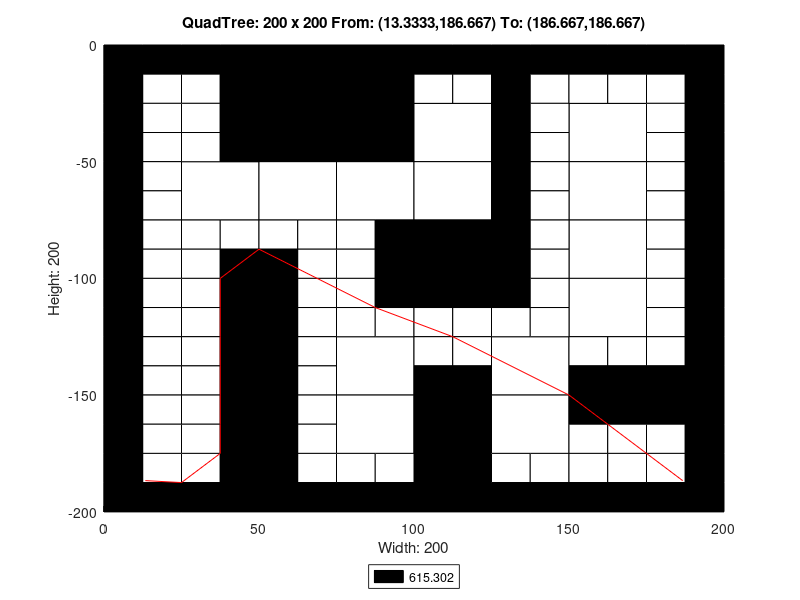

MATLAB code to generate this figure:
axis([0 200 -200 0]);
title('QuadTree: 200 x 200 From: (13.3333,186.667) To: (186.667,186.667)');
xlabel('Width: 200');
ylabel('Height: 200');
rectangle('Position',[50 -50 50 50], 'FaceColor',[0 0 0]);
rectangle('Position',[25 -75 25 25], 'FaceColor',[1 1 1]);
rectangle('Position',[50 -75 25 25], 'FaceColor',[1 1 1]);
rectangle('Position',[75 -75 25 25], 'FaceColor',[1 1 1]);
rectangle('Position',[100 -50 25 25], 'FaceColor',[1 1 1]);
rectangle('Position',[150 -50 25 25], 'FaceColor',[1 1 1]);
rectangle('Position',[100 -75 25 25], 'FaceColor',[1 1 1]);
rectangle('Position',[100 -100 25 25], 'FaceColor',[0 0 0]);
rectangle('Position',[150 -75 25 25], 'FaceColor',[1 1 1]);
rectangle('Position',[150 -100 25 25], 'FaceColor',[1 1 1]);
rectangle('Position',[75 -150 25 25], 'FaceColor',[1 1 1]);
rectangle('Position',[75 -175 25 25], 'FaceColor',[1 1 1]);
rectangle('Position',[125 -150 25 25], 'FaceColor',[1 1 1]);
rectangle('Position',[150 -125 25 25], 'FaceColor',[1 1 1]);
rectangle('Position',[100 -175 25 25], 'FaceColor',[0 0 0]);
rectangle('Position',[125 -175 25 25], 'FaceColor',[1 1 1]);
rectangle('Position',[100 -200 25 25], 'FaceColor',[0 0 0]);
rectangle('Position',[0 -12.5 12.5 12.5], 'FaceColor',[0 0 0]);
rectangle('Position',[12.5 -12.5 12.5 12.5], 'FaceColor',[0 0 0]);
rectangle('Position',[0 -25 12.5 12.5], 'FaceColor',[0 0 0]);
rectangle('Position',[12.5 -25 12.5 12.5], 'FaceColor',[1 1 1]);
rectangle('Position',[25 -12.5 12.5 12.5], 'FaceColor',[0 0 0]);
rectangle('Position',[37.5 -12.5 12.5 12.5], 'FaceColor',[0 0 0]);
rectangle('Position',[25 -25 12.5 12.5], 'FaceColor',[1 1 1]);
rectangle('Position',[37.5 -25 12.5 12.5], 'FaceColor',[0 0 0]);
rectangle('Position',[0 -37.5 12.5 12.5], 'FaceColor',[0 0 0]);
rectangle('Position',[12.5 -37.5 12.5 12.5], 'FaceColor',[1 1 1]);
rectangle('Position',[0 -50 12.5 12.5], 'FaceColor',[0 0 0]);
rectangle('Position',[12.5 -50 12.5 12.5], 'FaceColor',[1 1 1]);
rectangle('Position',[25 -37.5 12.5 12.5], 'FaceColor',[1 1 1]);
rectangle('Position',[37.5 -37.5 12.5 12.5], 'FaceColor',[0 0 0]);
rectangle('Position',[25 -50 12.5 12.5], 'FaceColor',[1 1 1]);
rectangle('Position',[37.5 -50 12.5 12.5], 'FaceColor',[0 0 0]);
rectangle('Position',[0 -62.5 12.5 12.5], 'FaceColor',[0 0 0]);
rectangle('Position',[12.5 -62.5 12.5 12.5], 'FaceColor',[1 1 1]);
rectangle('Position',[0 -75 12.5 12.5], 'FaceColor',[0 0 0]);
rectangle('Position',[12.5 -75 12.5 12.5], 'FaceColor',[1 1 1]);
rectangle('Position',[0 -87.5 12.5 12.5], 'FaceColor',[0 0 0]);
rectangle('Position',[12.5 -87.5 12.5 12.5], 'FaceColor',[1 1 1]);
rectangle('Position',[0 -100 12.5 12.5], 'FaceColor',[0 0 0]);
rectangle('Position',[12.5 -100 12.5 12.5], 'FaceColor',[1 1 1]);
rectangle('Position',[25 -87.5 12.5 12.5], 'FaceColor',[1 1 1]);
rectangle('Position',[37.5 -87.5 12.5 12.5], 'FaceColor',[1 1 1]);
rectangle('Position',[25 -100 12.5 12.5], 'FaceColor',[1 1 1]);
rectangle('Position',[37.5 -100 12.5 12.5], 'FaceColor',[0 0 0]);
rectangle('Position',[50 -87.5 12.5 12.5], 'FaceColor',[1 1 1]);
rectangle('Position',[62.5 -87.5 12.5 12.5], 'FaceColor',[1 1 1]);
rectangle('Position',[50 -100 12.5 12.5], 'FaceColor',[0 0 0]);
rectangle('Position',[62.5 -100 12.5 12.5], 'FaceColor',[1 1 1]);
rectangle('Position',[75 -87.5 12.5 12.5], 'FaceColor',[1 1 1]);
rectangle('Position',[87.5 -87.5 12.5 12.5], 'FaceColor',[0 0 0]);
rectangle('Position',[75 -100 12.5 12.5], 'FaceColor',[1 1 1]);
rectangle('Position',[87.5 -100 12.5 12.5], 'FaceColor',[0 0 0]);
rectangle('Position',[100 -12.5 12.5 12.5], 'FaceColor',[0 0 0]);
rectangle('Position',[112.5 -12.5 12.5 12.5], 'FaceColor',[0 0 0]);
rectangle('Position',[100 -25 12.5 12.5], 'FaceColor',[1 1 1]);
rectangle('Position',[112.5 -25 12.5 12.5], 'FaceColor',[1 1 1]);
rectangle('Position',[125 -12.5 12.5 12.5], 'FaceColor',[0 0 0]);
rectangle('Position',[137.5 -12.5 12.5 12.5], 'FaceColor',[0 0 0]);
rectangle('Position',[125 -25 12.5 12.5], 'FaceColor',[0 0 0]);
rectangle('Position',[137.5 -25 12.5 12.5], 'FaceColor',[1 1 1]);
rectangle('Position',[125 -37.5 12.5 12.5], 'FaceColor',[0 0 0]);
rectangle('Position',[137.5 -37.5 12.5 12.5], 'FaceColor',[1 1 1]);
rectangle('Position',[125 -50 12.5 12.5], 'FaceColor',[0 0 0]);
rectangle('Position',[137.5 -50 12.5 12.5], 'FaceColor',[1 1 1]);
rectangle('Position',[150 -12.5 12.5 12.5], 'FaceColor',[0 0 0]);
rectangle('Position',[162.5 -12.5 12.5 12.5], 'FaceColor',[0 0 0]);
rectangle('Position',[150 -25 12.5 12.5], 'FaceColor',[1 1 1]);
rectangle('Position',[162.5 -25 12.5 12.5], 'FaceColor',[1 1 1]);
rectangle('Position',[175 -12.5 12.5 12.5], 'FaceColor',[0 0 0]);
rectangle('Position',[187.5 -12.5 12.5 12.5], 'FaceColor',[0 0 0]);
rectangle('Position',[175 -25 12.5 12.5], 'FaceColor',[1 1 1]);
rectangle('Position',[187.5 -25 12.5 12.5], 'FaceColor',[0 0 0]);
rectangle('Position',[175 -37.5 12.5 12.5], 'FaceColor',[1 1 1]);
rectangle('Position',[187.5 -37.5 12.5 12.5], 'FaceColor',[0 0 0]);
rectangle('Position',[175 -50 12.5 12.5], 'FaceColor',[1 1 1]);
rectangle('Position',[187.5 -50 12.5 12.5], 'FaceColor',[0 0 0]);
rectangle('Position',[125 -62.5 12.5 12.5], 'FaceColor',[0 0 0]);
rectangle('Position',[137.5 -62.5 12.5 12.5], 'FaceColor',[1 1 1]);
rectangle('Position',[125 -75 12.5 12.5], 'FaceColor',[0 0 0]);
rectangle('Position',[137.5 -75 12.5 12.5], 'FaceColor',[1 1 1]);
rectangle('Position',[125 -87.5 12.5 12.5], 'FaceColor',[0 0 0]);
rectangle('Position',[137.5 -87.5 12.5 12.5], 'FaceColor',[1 1 1]);
rectangle('Position',[125 -100 12.5 12.5], 'FaceColor',[0 0 0]);
rectangle('Position',[137.5 -100 12.5 12.5], 'FaceColor',[1 1 1]);
rectangle('Position',[175 -62.5 12.5 12.5], 'FaceColor',[1 1 1]);
rectangle('Position',[187.5 -62.5 12.5 12.5], 'FaceColor',[0 0 0]);
rectangle('Position',[175 -75 12.5 12.5], 'FaceColor',[1 1 1]);
rectangle('Position',[187.5 -75 12.5 12.5], 'FaceColor',[0 0 0]);
rectangle('Position',[175 -87.5 12.5 12.5], 'FaceColor',[1 1 1]);
rectangle('Position',[187.5 -87.5 12.5 12.5], 'FaceColor',[0 0 0]);
rectangle('Position',[175 -100 12.5 12.5], 'FaceColor',[1 1 1]);
rectangle('Position',[187.5 -100 12.5 12.5], 'FaceColor',[0 0 0]);
rectangle('Position',[0 -112.5 12.5 12.5], 'FaceColor',[0 0 0]);
rectangle('Position',[12.5 -112.5 12.5 12.5], 'FaceColor',[1 1 1]);
rectangle('Position',[0 -125 12.5 12.5], 'FaceColor',[0 0 0]);
rectangle('Position',[12.5 -125 12.5 12.5], 'FaceColor',[1 1 1]);
rectangle('Position',[25 -112.5 12.5 12.5], 'FaceColor',[1 1 1]);
rectangle('Position',[37.5 -112.5 12.5 12.5], 'FaceColor',[0 0 0]);
rectangle('Position',[25 -125 12.5 12.5], 'FaceColor',[1 1 1]);
rectangle('Position',[37.5 -125 12.5 12.5], 'FaceColor',[0 0 0]);
rectangle('Position',[0 -137.5 12.5 12.5], 'FaceColor',[0 0 0]);
rectangle('Position',[12.5 -137.5 12.5 12.5], 'FaceColor',[1 1 1]);
rectangle('Position',[0 -150 12.5 12.5], 'FaceColor',[0 0 0]);
rectangle('Position',[12.5 -150 12.5 12.5], 'FaceColor',[1 1 1]);
rectangle('Position',[25 -137.5 12.5 12.5], 'FaceColor',[1 1 1]);
rectangle('Position',[37.5 -137.5 12.5 12.5], 'FaceColor',[0 0 0]);
rectangle('Position',[25 -150 12.5 12.5], 'FaceColor',[1 1 1]);
rectangle('Position',[37.5 -150 12.5 12.5], 'FaceColor',[0 0 0]);
rectangle('Position',[50 -112.5 12.5 12.5], 'FaceColor',[0 0 0]);
rectangle('Position',[62.5 -112.5 12.5 12.5], 'FaceColor',[1 1 1]);
rectangle('Position',[50 -125 12.5 12.5], 'FaceColor',[0 0 0]);
rectangle('Position',[62.5 -125 12.5 12.5], 'FaceColor',[1 1 1]);
rectangle('Position',[75 -112.5 12.5 12.5], 'FaceColor',[1 1 1]);
rectangle('Position',[87.5 -112.5 12.5 12.5], 'FaceColor',[0 0 0]);
rectangle('Position',[75 -125 12.5 12.5], 'FaceColor',[1 1 1]);
rectangle('Position',[87.5 -125 12.5 12.5], 'FaceColor',[1 1 1]);
rectangle('Position',[50 -137.5 12.5 12.5], 'FaceColor',[0 0 0]);
rectangle('Position',[62.5 -137.5 12.5 12.5], 'FaceColor',[1 1 1]);
rectangle('Position',[50 -150 12.5 12.5], 'FaceColor',[0 0 0]);
rectangle('Position',[62.5 -150 12.5 12.5], 'FaceColor',[1 1 1]);
rectangle('Position',[0 -162.5 12.5 12.5], 'FaceColor',[0 0 0]);
rectangle('Position',[12.5 -162.5 12.5 12.5], 'FaceColor',[1 1 1]);
rectangle('Position',[0 -175 12.5 12.5], 'FaceColor',[0 0 0]);
rectangle('Position',[12.5 -175 12.5 12.5], 'FaceColor',[1 1 1]);
rectangle('Position',[25 -162.5 12.5 12.5], 'FaceColor',[1 1 1]);
rectangle('Position',[37.5 -162.5 12.5 12.5], 'FaceColor',[0 0 0]);
rectangle('Position',[25 -175 12.5 12.5], 'FaceColor',[1 1 1]);
rectangle('Position',[37.5 -175 12.5 12.5], 'FaceColor',[0 0 0]);
rectangle('Position',[0 -187.5 12.5 12.5], 'FaceColor',[0 0 0]);
rectangle('Position',[12.5 -187.5 12.5 12.5], 'FaceColor',[1 1 1]);
rectangle('Position',[0 -200 12.5 12.5], 'FaceColor',[0 0 0]);
rectangle('Position',[12.5 -200 12.5 12.5], 'FaceColor',[0 0 0]);
rectangle('Position',[25 -187.5 12.5 12.5], 'FaceColor',[1 1 1]);
rectangle('Position',[37.5 -187.5 12.5 12.5], 'FaceColor',[0 0 0]);
rectangle('Position',[25 -200 12.5 12.5], 'FaceColor',[0 0 0]);
rectangle('Position',[37.5 -200 12.5 12.5], 'FaceColor',[0 0 0]);
rectangle('Position',[50 -162.5 12.5 12.5], 'FaceColor',[0 0 0]);
rectangle('Position',[62.5 -162.5 12.5 12.5], 'FaceColor',[1 1 1]);
rectangle('Position',[50 -175 12.5 12.5], 'FaceColor',[0 0 0]);
rectangle('Position',[62.5 -175 12.5 12.5], 'FaceColor',[1 1 1]);
rectangle('Position',[50 -187.5 12.5 12.5], 'FaceColor',[0 0 0]);
rectangle('Position',[62.5 -187.5 12.5 12.5], 'FaceColor',[1 1 1]);
rectangle('Position',[50 -200 12.5 12.5], 'FaceColor',[0 0 0]);
rectangle('Position',[62.5 -200 12.5 12.5], 'FaceColor',[0 0 0]);
rectangle('Position',[75 -187.5 12.5 12.5], 'FaceColor',[1 1 1]);
rectangle('Position',[87.5 -187.5 12.5 12.5], 'FaceColor',[1 1 1]);
rectangle('Position',[75 -200 12.5 12.5], 'FaceColor',[0 0 0]);
rectangle('Position',[87.5 -200 12.5 12.5], 'FaceColor',[0 0 0]);
rectangle('Position',[100 -112.5 12.5 12.5], 'FaceColor',[0 0 0]);
rectangle('Position',[112.5 -112.5 12.5 12.5], 'FaceColor',[0 0 0]);
rectangle('Position',[100 -125 12.5 12.5], 'FaceColor',[1 1 1]);
rectangle('Position',[112.5 -125 12.5 12.5], 'FaceColor',[1 1 1]);
rectangle('Position',[125 -112.5 12.5 12.5], 'FaceColor',[0 0 0]);
rectangle('Position',[137.5 -112.5 12.5 12.5], 'FaceColor',[1 1 1]);
rectangle('Position',[125 -125 12.5 12.5], 'FaceColor',[1 1 1]);
rectangle('Position',[137.5 -125 12.5 12.5], 'FaceColor',[1 1 1]);
rectangle('Position',[100 -137.5 12.5 12.5], 'FaceColor',[1 1 1]);
rectangle('Position',[112.5 -137.5 12.5 12.5], 'FaceColor',[1 1 1]);
rectangle('Position',[100 -150 12.5 12.5], 'FaceColor',[0 0 0]);
rectangle('Position',[112.5 -150 12.5 12.5], 'FaceColor',[0 0 0]);
rectangle('Position',[175 -112.5 12.5 12.5], 'FaceColor',[1 1 1]);
rectangle('Position',[187.5 -112.5 12.5 12.5], 'FaceColor',[0 0 0]);
rectangle('Position',[175 -125 12.5 12.5], 'FaceColor',[1 1 1]);
rectangle('Position',[187.5 -125 12.5 12.5], 'FaceColor',[0 0 0]);
rectangle('Position',[150 -137.5 12.5 12.5], 'FaceColor',[1 1 1]);
rectangle('Position',[162.5 -137.5 12.5 12.5], 'FaceColor',[1 1 1]);
rectangle('Position',[150 -150 12.5 12.5], 'FaceColor',[0 0 0]);
rectangle('Position',[162.5 -150 12.5 12.5], 'FaceColor',[0 0 0]);
rectangle('Position',[175 -137.5 12.5 12.5], 'FaceColor',[1 1 1]);
rectangle('Position',[187.5 -137.5 12.5 12.5], 'FaceColor',[0 0 0]);
rectangle('Position',[175 -150 12.5 12.5], 'FaceColor',[0 0 0]);
rectangle('Position',[187.5 -150 12.5 12.5], 'FaceColor',[0 0 0]);
rectangle('Position',[125 -187.5 12.5 12.5], 'FaceColor',[1 1 1]);
rectangle('Position',[137.5 -187.5 12.5 12.5], 'FaceColor',[1 1 1]);
rectangle('Position',[125 -200 12.5 12.5], 'FaceColor',[0 0 0]);
rectangle('Position',[137.5 -200 12.5 12.5], 'FaceColor',[0 0 0]);
rectangle('Position',[150 -162.5 12.5 12.5], 'FaceColor',[0 0 0]);
rectangle('Position',[162.5 -162.5 12.5 12.5], 'FaceColor',[0 0 0]);
rectangle('Position',[150 -175 12.5 12.5], 'FaceColor',[1 1 1]);
rectangle('Position',[162.5 -175 12.5 12.5], 'FaceColor',[1 1 1]);
rectangle('Position',[175 -162.5 12.5 12.5], 'FaceColor',[0 0 0]);
rectangle('Position',[187.5 -162.5 12.5 12.5], 'FaceColor',[0 0 0]);
rectangle('Position',[175 -175 12.5 12.5], 'FaceColor',[1 1 1]);
rectangle('Position',[187.5 -175 12.5 12.5], 'FaceColor',[0 0 0]);
rectangle('Position',[150 -187.5 12.5 12.5], 'FaceColor',[1 1 1]);
rectangle('Position',[162.5 -187.5 12.5 12.5], 'FaceColor',[1 1 1]);
rectangle('Position',[150 -200 12.5 12.5], 'FaceColor',[0 0 0]);
rectangle('Position',[162.5 -200 12.5 12.5], 'FaceColor',[0 0 0]);
rectangle('Position',[175 -187.5 12.5 12.5], 'FaceColor',[1 1 1]);
rectangle('Position',[187.5 -187.5 12.5 12.5], 'FaceColor',[0 0 0]);
rectangle('Position',[175 -200 12.5 12.5], 'FaceColor',[0 0 0]);
rectangle('Position',[187.5 -200 12.5 12.5], 'FaceColor',[0 0 0]);
X=[186.667,186.667,162.5,162.5,150,150,112.5,87.5,87.5,87.5,50,50,50,37.5,37.5,37.5,37.5,37.5,37.5,37.5,25,13.3333];
Y=[-186.667,-186.667,-162.5,-162.5,-150,-150,-125,-112.5,-112.5,-112.5,-87.5,-87.5,-87.5,-100,-112.5,-125,-137.5,-150,-162.5,-175,-187.5,-186.667];
hold on;
plot(X,Y,'r');
legend('615.302','Location','southoutside');
